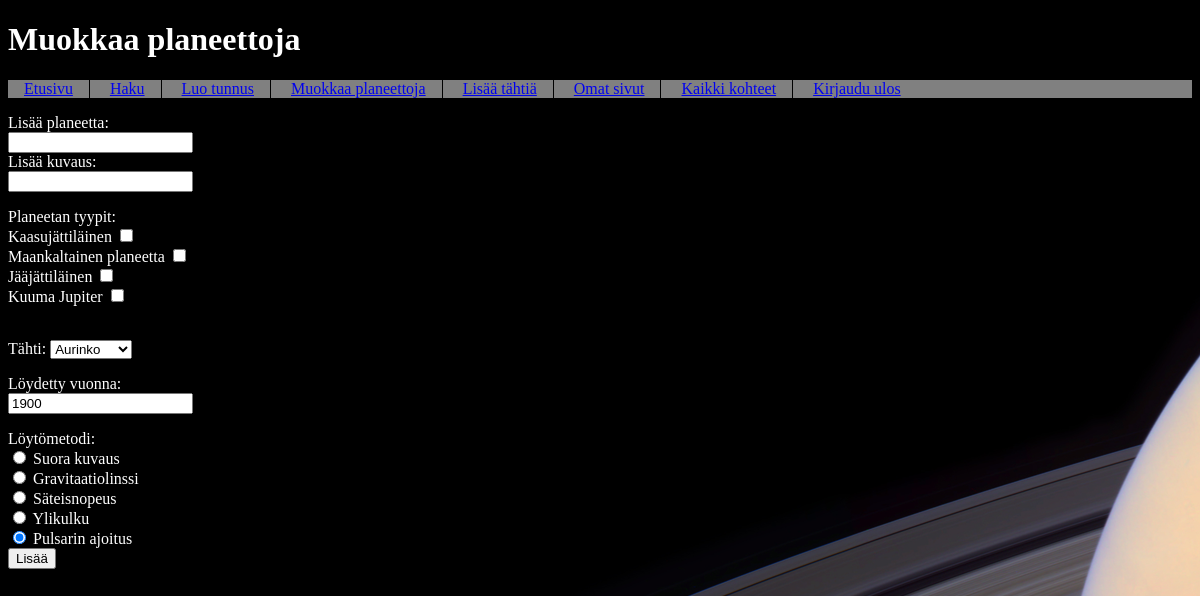
Screenshot of /modify (signed in) with the database file from the repository.
### tables this page shows
CREATE TABLE type (
id INTEGER PRIMARY KEY,
name TEXT,
content TEXT);

CREATE TABLE method (
id INTEGER PRIMARY KEY,
name  TEXT);

### app.py (the view)
@app.route("/modify", methods=["GET","POST"])
def modify():
    types = db.query("SELECT name FROM type")
    stars = db.query("SELECT name FROM star")
    methods = db.query("SELECT name FROM method")
    return render_template("/create_planet.html", types=types, stars=stars, methods=methods)

### db.py (called while the page is built)
def get_connection():
    con = sqlite3.connect("database.db")
    con.execute("PRAGMA foreign_keys = ON")
    con.row_factory = sqlite3.Row
    return con

def query(sql, params=[]):
    con = get_connection()
    result = con.execute(sql, params).fetchall()
    con.close()
    return result

### templates/create_planet.html
<!DOCTYPE html>
<html>
<head>
  <link rel="stylesheet" href="/static/main.css">
</head>
<body>
  <div class="header">
    <h1>Muokkaa planeettoja</h1>
  </div>
  <div class="nav">
    <nav>
      <ul>
        <li><a href="/">Etusivu</a></li>
        <li><a href="/search">Haku</a></li>
        <li><a href="/register">Luo tunnus</a></li>
        {% if session.username %}
        <li><a href="/modify">Muokkaa planeettoja</a></li>
        <li><a href="/modify_star">Lisää tähtiä</a></li>
        <li><a href="/ownpage">Omat sivut</a></li>
        <li><a href="/planets">Kaikki kohteet</a></li>
        <li><a href="/logout">Kirjaudu ulos</a></li>
        {% else %}
        <li><a href="/login">Kirjaudu sisään</a></li>
        {% endif %}
      </ul>
    </nav>
  </div>
  <form action="/create_planet" method="post">
    <p>
      Lisää planeetta: <br />
      <input type="text" name="planetname" />
      <br />
      Lisää kuvaus:
      <br>
      <input type="text" name="planetcontent" />
    </p>
    Planeetan tyypit:
    <br>
    {% for type in types %}
    <label for="{{ type.name}}">{{ type.name}}</label>
    <input type="checkbox" id="{{ type.name }}" name="planettypes" value="{{ type.name }}"><br>
    {% endfor %}
    <p>
      <br />
      <label for="planetstar">Tähti: </label>
      <select id="planetstar" name="planetstar">
        {% for star in stars %}
        <option value={{star[0]}}> {{star[0]}} </option>
        {% endfor %}
      </select>
    </p>
    <p>
      Löydetty vuonna: <br />
      <input type="text" name="planetdate" value="1900" />
    </p>
    Löytömetodi: <br />
    {% for method in methods %}
    <input type="radio" name="planetmethod" value="{{method.name}}" checked> {{method.name}} <br>
    {% endfor %}
    <input type="submit" value="Lisää" />
  </form>
</body>
</html>

### static/main.css (style rules this page uses)
body { background-image: url("/static/saturnhirespublic2.jpg"); color: white; }
.header { color: white; }
.nav { background-color: gray; }
nav ul { padding: 0; margin: 0; }
nav li { display: inline-block; padding: 0 1em; margin: 0; }
nav li:not(:last-of-type) { border-right: 1px solid black; }

### rows the page displays
type: name "Kaasujättiläinen"
type: name "Maankaltainen planeetta"
type: name "Jääjättiläinen"
type: name "Kuuma Jupiter"
method: name "Suora kuvaus"
method: name "Gravitaatiolinssi"
method: name "Säteisnopeus"
method: name "Ylikulku"
method: name "Pulsarin ajoitus"

### other values shown
form field planetstar "Aurinko"
